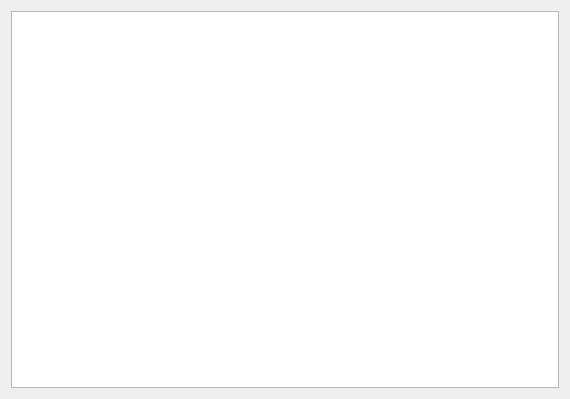
<?xml version="1.0" encoding="UTF-8"?>
<ui version="4.0">
 <class>LicenseWindow</class>
 <widget class="QDialog" name="LicenseWindow">
  <property name="geometry">
   <rect>
    <x>0</x>
    <y>0</y>
    <width>570</width>
    <height>399</height>
   </rect>
  </property>
  <property name="windowTitle">
   <string>Dialog</string>
  </property>
  <layout class="QHBoxLayout" name="horizontalLayout">
   <item>
    <widget class="QTextEdit" name="textEdit">
     <property name="font">
      <font>
       <pointsize>10</pointsize>
      </font>
     </property>
     <property name="readOnly">
      <bool>true</bool>
     </property>
    </widget>
   </item>
  </layout>
 </widget>
 <resources/>
 <connections/>
</ui>
